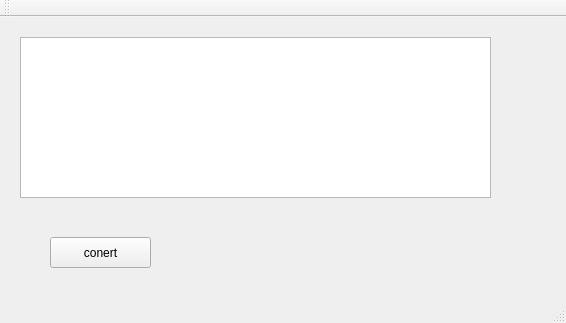
<?xml version="1.0" encoding="UTF-8"?>
<ui version="4.0">
 <class>MainWindow</class>
 <widget class="QMainWindow" name="MainWindow">
  <property name="geometry">
   <rect>
    <x>0</x>
    <y>0</y>
    <width>566</width>
    <height>323</height>
   </rect>
  </property>
  <property name="windowTitle">
   <string>MainWindow</string>
  </property>
  <widget class="QWidget" name="centralWidget">
   <widget class="QTextEdit" name="textEdit">
    <property name="geometry">
     <rect>
      <x>20</x>
      <y>20</y>
      <width>471</width>
      <height>161</height>
     </rect>
    </property>
   </widget>
   <widget class="QPushButton" name="pushButton">
    <property name="geometry">
     <rect>
      <x>50</x>
      <y>220</y>
      <width>101</width>
      <height>31</height>
     </rect>
    </property>
    <property name="text">
     <string>conert</string>
    </property>
   </widget>
  </widget>
  <widget class="QMenuBar" name="menuBar">
   <property name="geometry">
    <rect>
     <x>0</x>
     <y>0</y>
     <width>566</width>
     <height>17</height>
    </rect>
   </property>
  </widget>
  <widget class="QToolBar" name="mainToolBar">
   <attribute name="toolBarArea">
    <enum>TopToolBarArea</enum>
   </attribute>
   <attribute name="toolBarBreak">
    <bool>false</bool>
   </attribute>
  </widget>
  <widget class="QStatusBar" name="statusBar"/>
 </widget>
 <layoutdefault spacing="6" margin="11"/>
 <resources/>
 <connections/>
</ui>
